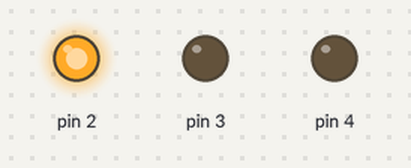
The sketch below on a simulated Arduino Uno, built with avr-gcc and run on an emulated ATmega328P. Shown: output pins drawn as LEDs (lit = HIGH).

Above: at 0.05 s.
At 2.25 s:
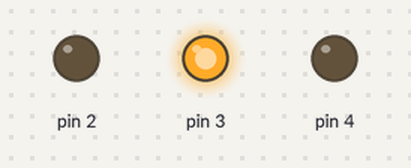
At 4.5 s:
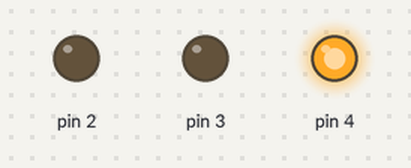
Timing chart, 0 to 6.9 s (numbered marks = the images above):
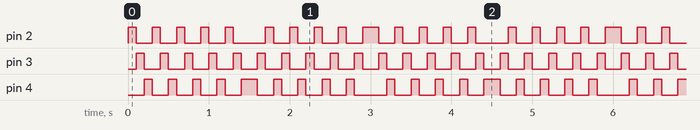

Measured:
- by itself, pin 2: repeats every 3.0 s: 4 × (LOW 0.20 s, HIGH 0.10 s), LOW 0.40 s, 4 × (HIGH 0.10 s, LOW 0.20 s), HIGH 0.20 s
- by itself, pin 3: alternates HIGH for 0.10 s and LOW for 0.20 s
- by itself, pin 4: repeats every 3.0 s: 3 × (LOW 0.20 s, HIGH 0.10 s), LOW 0.20 s, HIGH 0.20 s, 4 × (LOW 0.20 s, HIGH 0.10 s), LOW 0.40 s, HIGH 0.10 s

The sketch:

02-led-piscando_com_while.ino
```cpp
int tempo = 100;
int voltaatual;
int totalvoltas = 5;

void setup() {
  pinMode(2, OUTPUT);
  pinMode(3, OUTPUT);
  pinMode(4, OUTPUT);

}


void loop() {

  voltaatual = 1;

  while (voltaatual <= totalvoltas){

    digitalWrite(2, HIGH);
    digitalWrite(3, LOW);
    digitalWrite(4, LOW);

    delay(tempo);

    digitalWrite(2, LOW);
    digitalWrite(3, HIGH);
    digitalWrite(4, LOW);

    delay(tempo);

    digitalWrite(2, LOW);
    digitalWrite(3, LOW);
    digitalWrite(4, HIGH);

    delay(tempo);

    voltaatual = voltaatual +1;
  }

  voltaatual = 1;

  while (voltaatual <= totalvoltas){

    digitalWrite(2, LOW);
    digitalWrite(3, LOW);
    digitalWrite(4, HIGH);

    delay(tempo);

    digitalWrite(2, LOW);
    digitalWrite(3, HIGH);
    digitalWrite(4, LOW);

    delay(tempo);

    digitalWrite(2, HIGH);
    digitalWrite(3, LOW);
    digitalWrite(4, LOW);

    delay(tempo);

    voltaatual = voltaatual + 1;
  }
}
```
